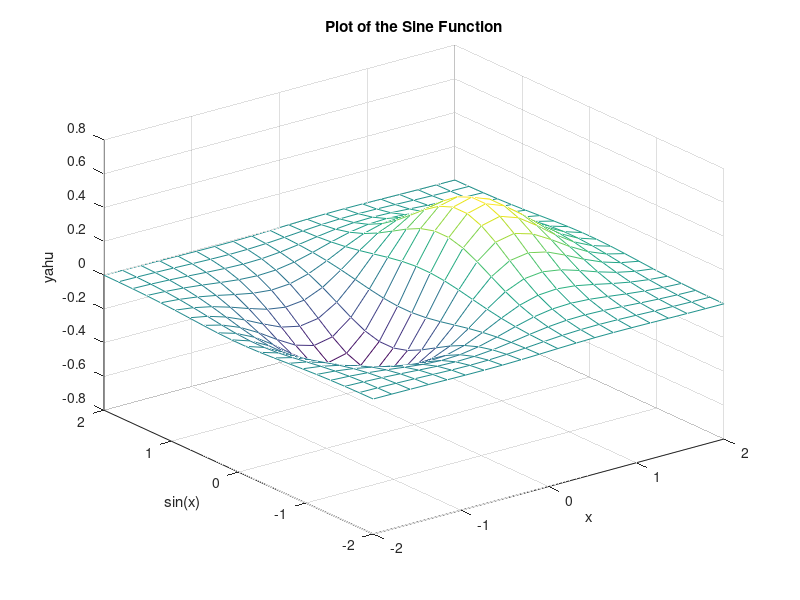

MATLAB code to generate this figure: (Note: this script raises an error after producing the figure.)
% single dimension plot
x = linspace(0,2*pi);% x axis range
y = sin(x);


plot(x,y,"g:*" )
xlabel("x")
ylabel("sin(x)")
title("Plot of the Sine Function")

hold on

y2 = cos(x);
plot(x,y2,":")
legend("sin","cos")

hold off

% two dimension plot
x = linspace(-2,2,20);
y = x';
z = x .* exp(-x.^2 - y.^2);
mesh(x,y,z)% surf() 

xlabel("x")
ylabel("sin(x)")
zlabel("yahu")
title("Plot of the Sine Function")

% four plots in one picture
t = tiledlayout(2,2);
title(t,"Trigonometric Functions")
x = linspace(0,30);

nexttile
% Create and plot a sphere with radius r.
[x,y,z] = sphere;       % Create a unit sphere.
r = 2;
surf(x,y,z)       % Adjust each dimension and plot.
axis equal              % Use the same scale for each axis. 

nexttile
% two dimension plot
x = linspace(-2,2,20);
y = x';
z = x .* exp(-x.^2 - y.^2);
mesh(x,y,z)% surf() 
xlabel("x");
ylabel("sin(x)");
zlabel("yahu");

nexttile
plot(x,tan(x))
title("Tangent")

nexttile
plot(x,sec(x))
title("Secant")


